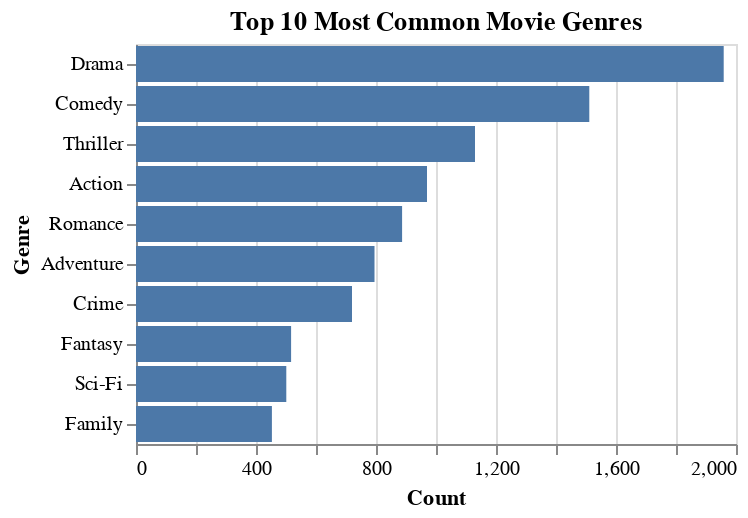

Write notebook code for a chart like this one.
### Code cell
# Visualization 4: Most Common Movie Genres
df_genres = movies['genres'].str.split('|', expand=True).stack().reset_index(drop=True).value_counts().reset_index().head(10)
df_genres.columns = ['Genre', 'Count']

bar_genres = alt.Chart(df_genres).mark_bar().encode(
    x='Count:Q',
    y=alt.Y('Genre:O', sort='-x'),
    tooltip=['Genre', 'Count']
).properties(
    title="Top 10 Most Common Movie Genres",
    width=300,
    height=200
)

bar_genres

### Figure 1 — Vega-Lite specification as saved in the notebook (floating-point values rounded to 4 significant figures)
{"config": {"view": {"continuousWidth": 400, "continuousHeight": 300}}, "data": {"name": "data-e4fcc5bead9f1af4fd8fe60e2d866556"}, "mark": "bar", "encoding": {"tooltip": [{"field": "Genre", "type": "nominal"}, {"field": "Count", "type": "quantitative"}], "x": {"field": "Count", "type": "quantitative"}, "y": {"field": "Genre", "sort": "-x", "type": "ordinal"}}, "height": 200, "title": "Top 10 Most Common Movie Genres", "width": 300, "$schema": "https://vega.github.io/schema/vega-lite/v4.17.0.json", "datasets": {"data-e4fcc5bead9f1af4fd8fe60e2d866556": [{"Genre": "Drama", "Count": 1959}, {"Genre": "Comedy", "Count": 1511}, {"Genre": "Thriller", "Count": 1130}, {"Genre": "Action", "Count": 970}, {"Genre": "Romance", "Count": 887}, {"Genre": "Adventure", "Count": 795}, {"Genre": "Crime", "Count": 720}, {"Genre": "Fantasy", "Count": 517}, {"Genre": "Sci-Fi", "Count": 501}, {"Genre": "Family", "Count": 453}]}}
